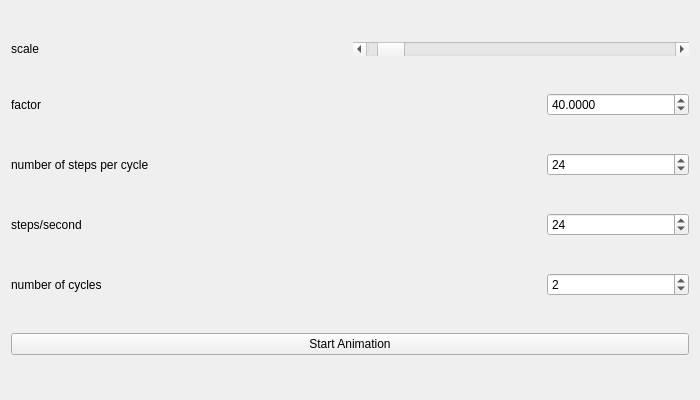
<?xml version="1.0" encoding="UTF-8"?>
<ui version="4.0">
 <class>myAnimate</class>
 <widget class="QWidget" name="myAnimate">
  <property name="windowModality">
   <enum>Qt::ApplicationModal</enum>
  </property>
  <property name="geometry">
   <rect>
    <x>0</x>
    <y>0</y>
    <width>700</width>
    <height>400</height>
   </rect>
  </property>
  <property name="windowTitle">
   <string>Animate</string>
  </property>
  <layout class="QVBoxLayout" name="verticalLayout">
   <item>
    <layout class="QHBoxLayout" name="horizontalLayout_amplitude">
     <item>
      <widget class="QLabel" name="label_5">
       <property name="text">
        <string>scale</string>
       </property>
      </widget>
     </item>
     <item>
      <widget class="QScrollBar" name="amplitude">
       <property name="minimumSize">
        <size>
         <width>300</width>
         <height>0</height>
        </size>
       </property>
       <property name="minimum">
        <number>0</number>
       </property>
       <property name="maximum">
        <number>999</number>
       </property>
       <property name="value">
        <number>40</number>
       </property>
       <property name="orientation">
        <enum>Qt::Horizontal</enum>
       </property>
      </widget>
     </item>
    </layout>
   </item>
   <item>
    <layout class="QHBoxLayout" name="horizontalLayout_factor">
     <item>
      <widget class="QLabel" name="label_4">
       <property name="text">
        <string>factor</string>
       </property>
      </widget>
     </item>
     <item>
      <widget class="QDoubleSpinBox" name="factor">
       <property name="minimumSize">
        <size>
         <width>142</width>
         <height>0</height>
        </size>
       </property>
       <property name="maximumSize">
        <size>
         <width>142</width>
         <height>16777215</height>
        </size>
       </property>
       <property name="decimals">
        <number>4</number>
       </property>
       <property name="maximum">
        <double>999.000000000000000</double>
       </property>
       <property name="value">
        <double>40.000000000000000</double>
       </property>
      </widget>
     </item>
    </layout>
   </item>
   <item>
    <layout class="QHBoxLayout" name="horizontalLayout_steps">
     <item>
      <widget class="QLabel" name="label_2">
       <property name="text">
        <string>number of steps per cycle</string>
       </property>
      </widget>
     </item>
     <item alignment="Qt::AlignRight">
      <widget class="QSpinBox" name="steps">
       <property name="minimumSize">
        <size>
         <width>142</width>
         <height>0</height>
        </size>
       </property>
       <property name="value">
        <number>24</number>
       </property>
      </widget>
     </item>
    </layout>
   </item>
   <item>
    <layout class="QHBoxLayout" name="horizontalLayout_frames">
     <item>
      <widget class="QLabel" name="label_3">
       <property name="text">
        <string>steps/second                     </string>
       </property>
      </widget>
     </item>
     <item>
      <widget class="QSpinBox" name="frames">
       <property name="minimumSize">
        <size>
         <width>142</width>
         <height>0</height>
        </size>
       </property>
       <property name="maximumSize">
        <size>
         <width>142</width>
         <height>16777215</height>
        </size>
       </property>
       <property name="value">
        <number>24</number>
       </property>
      </widget>
     </item>
    </layout>
   </item>
   <item>
    <layout class="QHBoxLayout" name="horizontalLayout_loops">
     <item>
      <widget class="QLabel" name="label">
       <property name="text">
        <string>number of cycles                 </string>
       </property>
      </widget>
     </item>
     <item alignment="Qt::AlignRight">
      <widget class="QSpinBox" name="loops">
       <property name="minimumSize">
        <size>
         <width>142</width>
         <height>0</height>
        </size>
       </property>
       <property name="maximum">
        <number>999</number>
       </property>
       <property name="value">
        <number>2</number>
       </property>
      </widget>
     </item>
    </layout>
   </item>
   <item>
    <widget class="QPushButton" name="startEndButton">
     <property name="text">
      <string>Start Animation</string>
     </property>
    </widget>
   </item>
  </layout>
 </widget>
 <resources/>
 <connections/>
</ui>
